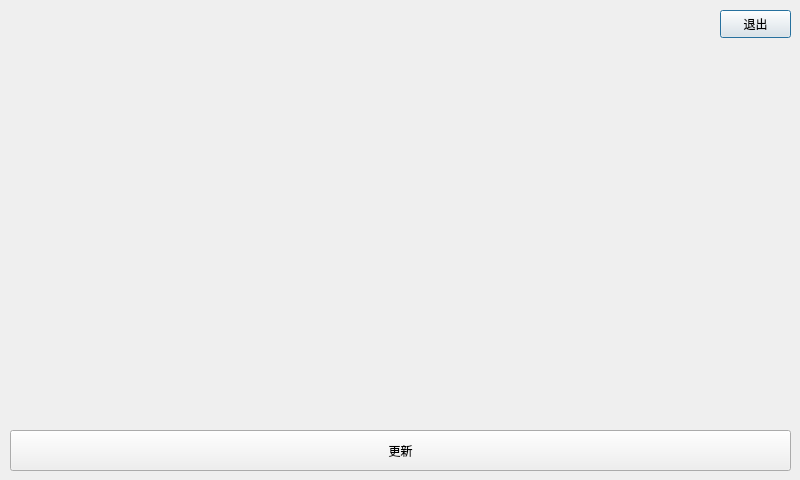
<?xml version="1.0" encoding="UTF-8"?>
<ui version="4.0">
 <class>Weather</class>
 <widget class="QDialog" name="Weather">
  <property name="geometry">
   <rect>
    <x>0</x>
    <y>0</y>
    <width>800</width>
    <height>480</height>
   </rect>
  </property>
  <property name="windowTitle">
   <string>Dialog</string>
  </property>
  <property name="styleSheet">
   <string notr="true"/>
  </property>
  <widget class="QPushButton" name="pushButton_exit">
   <property name="geometry">
    <rect>
     <x>720</x>
     <y>10</y>
     <width>71</width>
     <height>28</height>
    </rect>
   </property>
   <property name="text">
    <string>退出</string>
   </property>
  </widget>
  <widget class="QPushButton" name="pushButton">
   <property name="geometry">
    <rect>
     <x>10</x>
     <y>430</y>
     <width>781</width>
     <height>41</height>
    </rect>
   </property>
   <property name="text">
    <string>更新</string>
   </property>
  </widget>
  <widget class="QLabel" name="label_msg">
   <property name="geometry">
    <rect>
     <x>20</x>
     <y>10</y>
     <width>691</width>
     <height>101</height>
    </rect>
   </property>
   <property name="text">
    <string/>
   </property>
  </widget>
  <widget class="QLabel" name="label_now_3">
   <property name="geometry">
    <rect>
     <x>0</x>
     <y>289</y>
     <width>125</width>
     <height>131</height>
    </rect>
   </property>
   <property name="text">
    <string/>
   </property>
  </widget>
  <widget class="QLabel" name="label_2_3">
   <property name="geometry">
    <rect>
     <x>125</x>
     <y>289</y>
     <width>125</width>
     <height>131</height>
    </rect>
   </property>
   <property name="text">
    <string/>
   </property>
  </widget>
  <widget class="QLabel" name="label_3_3">
   <property name="geometry">
    <rect>
     <x>250</x>
     <y>289</y>
     <width>125</width>
     <height>131</height>
    </rect>
   </property>
   <property name="text">
    <string/>
   </property>
  </widget>
  <widget class="QLabel" name="label_4_3">
   <property name="geometry">
    <rect>
     <x>375</x>
     <y>289</y>
     <width>125</width>
     <height>131</height>
    </rect>
   </property>
   <property name="text">
    <string/>
   </property>
  </widget>
  <widget class="QLabel" name="label_5_3">
   <property name="geometry">
    <rect>
     <x>500</x>
     <y>289</y>
     <width>125</width>
     <height>131</height>
    </rect>
   </property>
   <property name="text">
    <string/>
   </property>
  </widget>
  <widget class="QLabel" name="label_6_3">
   <property name="geometry">
    <rect>
     <x>625</x>
     <y>289</y>
     <width>125</width>
     <height>131</height>
    </rect>
   </property>
   <property name="text">
    <string/>
   </property>
  </widget>
  <widget class="QLabel" name="label_now_2">
   <property name="geometry">
    <rect>
     <x>0</x>
     <y>225</y>
     <width>125</width>
     <height>61</height>
    </rect>
   </property>
   <property name="text">
    <string/>
   </property>
  </widget>
  <widget class="QLabel" name="label_2_2">
   <property name="geometry">
    <rect>
     <x>125</x>
     <y>225</y>
     <width>125</width>
     <height>61</height>
    </rect>
   </property>
   <property name="text">
    <string/>
   </property>
  </widget>
  <widget class="QLabel" name="label_3_2">
   <property name="geometry">
    <rect>
     <x>250</x>
     <y>225</y>
     <width>125</width>
     <height>61</height>
    </rect>
   </property>
   <property name="text">
    <string/>
   </property>
  </widget>
  <widget class="QLabel" name="label_4_2">
   <property name="geometry">
    <rect>
     <x>375</x>
     <y>225</y>
     <width>125</width>
     <height>61</height>
    </rect>
   </property>
   <property name="text">
    <string/>
   </property>
  </widget>
  <widget class="QLabel" name="label_5_2">
   <property name="geometry">
    <rect>
     <x>500</x>
     <y>225</y>
     <width>125</width>
     <height>61</height>
    </rect>
   </property>
   <property name="text">
    <string/>
   </property>
  </widget>
  <widget class="QLabel" name="label_6_2">
   <property name="geometry">
    <rect>
     <x>625</x>
     <y>225</y>
     <width>125</width>
     <height>61</height>
    </rect>
   </property>
   <property name="text">
    <string/>
   </property>
  </widget>
  <widget class="QLabel" name="label_6_1">
   <property name="geometry">
    <rect>
     <x>625</x>
     <y>125</y>
     <width>125</width>
     <height>100</height>
    </rect>
   </property>
   <property name="text">
    <string/>
   </property>
  </widget>
  <widget class="QLabel" name="label_now_1">
   <property name="geometry">
    <rect>
     <x>0</x>
     <y>125</y>
     <width>125</width>
     <height>91</height>
    </rect>
   </property>
   <property name="text">
    <string/>
   </property>
  </widget>
  <widget class="QLabel" name="label_2_1">
   <property name="geometry">
    <rect>
     <x>125</x>
     <y>125</y>
     <width>125</width>
     <height>100</height>
    </rect>
   </property>
   <property name="text">
    <string/>
   </property>
  </widget>
  <widget class="QLabel" name="label_3_1">
   <property name="geometry">
    <rect>
     <x>250</x>
     <y>125</y>
     <width>125</width>
     <height>100</height>
    </rect>
   </property>
   <property name="text">
    <string/>
   </property>
  </widget>
  <widget class="QLabel" name="label_4_1">
   <property name="geometry">
    <rect>
     <x>375</x>
     <y>125</y>
     <width>125</width>
     <height>100</height>
    </rect>
   </property>
   <property name="text">
    <string/>
   </property>
  </widget>
  <widget class="QLabel" name="label_5_1">
   <property name="geometry">
    <rect>
     <x>500</x>
     <y>125</y>
     <width>125</width>
     <height>100</height>
    </rect>
   </property>
   <property name="text">
    <string/>
   </property>
  </widget>
 </widget>
 <resources/>
 <connections/>
</ui>
